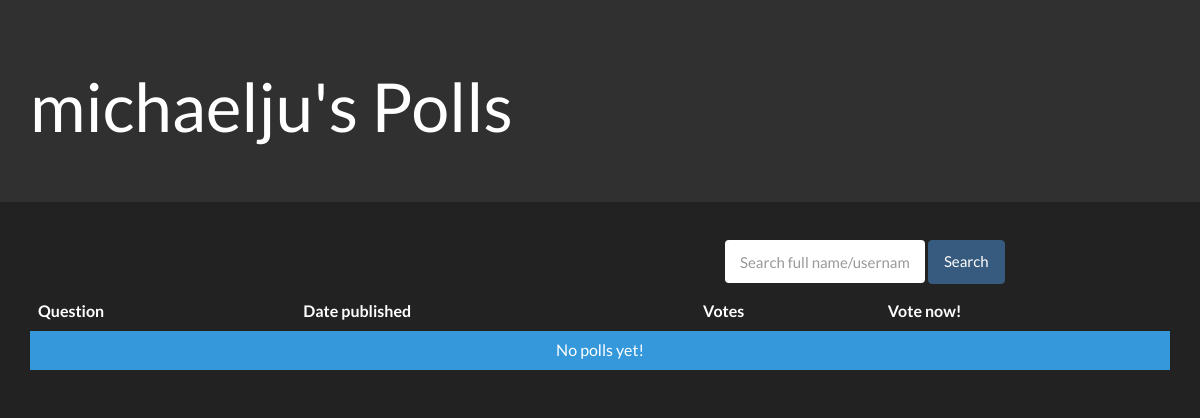
The app's page /polls/1/polls_page/, older data.
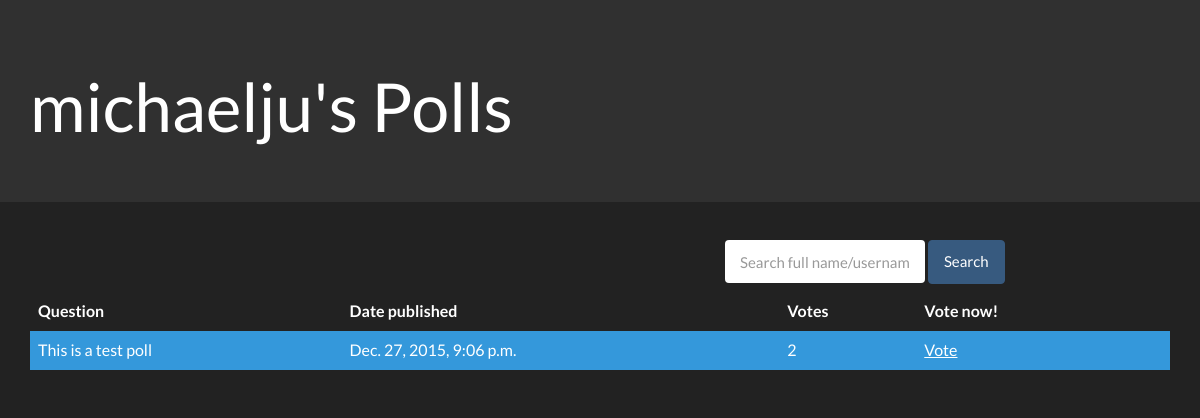
The same page, newer data.
### polls/models.py (models this page shows, shortened)
class Question(models.Model):
	user = models.ForeignKey(User)
	text = models.CharField(max_length=200)
	date_published = models.DateTimeField()
	total_votes = models.IntegerField(default=0)

### polls/views.py (the view)
# urls.py: url(r'^(?P<user_id>\d+)/polls_page/$', views.polls_page, name='polls_page'),
def polls_page(request, user_id):
	desired_user = get_object_or_404(User, pk=user_id)
	can_create, can_vote = True, True
	if request.user != desired_user:
		can_create = False
		if not request.user.is_authenticated():
			can_vote = False
	questions_list = desired_user.question_set.order_by('-date_published')
	return render(request, 'polls/polls_page.html', {'can_create': can_create, 'can_vote': can_vote, 'user': desired_user, 'questions_list': questions_list})

### polls/templates/polls/polls_page.html (shortened to what this page needs)
{% load staticfiles %}
<html lang="en">
<head>
	<link rel="stylesheet" type="text/css" href="{% static 'polls/darkly.css' %}"/>
</head>
<body>
	<div class="jumbotron">
		<div class="container">
			<h1>{{user.username}}'s Polls</h1>
		</div>
	</div>
	<div class="container">
		<row>
			<div class="col-xs-7">
			</div>
			<div class="col-xs-5">
				<form class="navbar-form navbar-left" role="search" action="{% url 'users:process_search' user.id %}" method="get">
					<div class="form-group">
						<input type="text" class="form-control" name="search" placeholder="Search full name/username"/>
					</div>
					<button type="submit" class="btn btn-primary">Search</button>
				</form>
			</div>
		</row>
		<table class="table table-hover">
				<thead>
					<th>Question</th>
					<th>Date published</th>
					<th>Votes</th>
					<th>Vote now!</th>
				</thead>
				<tbody>
					{% if not user.question_set.all %}
						<tr class="info">
							<td colspan="4" style="text-align:center">No polls yet!</td>
						</tr>
					{% else %}
						{% for poll in questions_list %}
							<tr class="info">
								<td>{{poll.text}}</td>
								<td>{{poll.date_published}}</td>
								<td>{{poll.total_votes}}</td>
								<td><a href={% if not can_vote %}"{% url 'users:signup' %}"{% else %}"{% url 'polls:vote_poll' poll.id %}"{% endif %}>Vote</a></td>
								<td><a href="{% url 'polls:process_remove' poll.id user.id %}" class="remove">Remove</a></td>
							</tr>
						{% endfor %}
					{% endif %}
				</tbody>
		</table>
	</div>
</body>
</html>

Row changes from the older to the newer data that the page shows:
added Question: text "This is a test poll", date_published "Dec. 27, 2015, 9:06 p.m.", total_votes "2"
Text that changed along with them:
text no longer shown: "No polls yet!"
